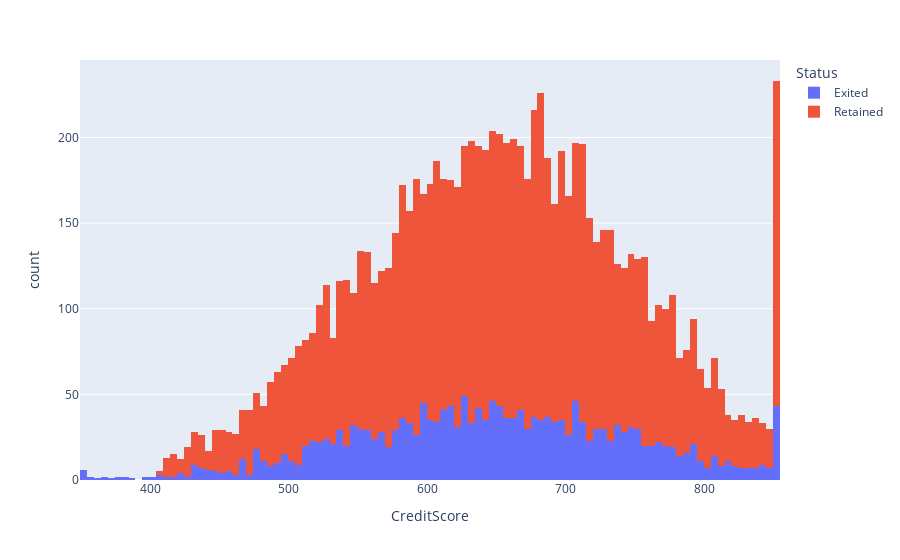

Notebook source saved alongside this figure:
### Markdown cell above
Примерно одна пятая клиентов ушла, что соответствует 20%-ному оттоку.

Давайте дальше начнем строить диаграммы распределения кредитных баллов клиентов.

### Code cell
px.histogram(df_churn, x='CreditScore', color='Status')

### Figure 1 — Plotly figure (JSON) as saved in the notebook; plotly's stock layout.template omitted (floating-point values rounded to 4 significant figures; data arrays with more than 128 entries replaced by an {"elided": "..."} marker saying what was removed)
{"data": [{"alignmentgroup": "True", "bingroup": "x", "hovertemplate": "Status=Exited<br>CreditScore=%{x}<br>count=%{y}<extra></extra>", "legendgroup": "Exited", "marker": {"color": "#636efa", "pattern": {"shape": ""}}, "name": "Exited", "offsetgroup": "Exited", "orientation": "v", "showlegend": true, "type": "histogram", "x": {"elided": "2037 int values"}, "xaxis": "x", "yaxis": "y"}, {"alignmentgroup": "True", "bingroup": "x", "hovertemplate": "Status=Retained<br>CreditScore=%{x}<br>count=%{y}<extra></extra>", "legendgroup": "Retained", "marker": {"color": "#EF553B", "pattern": {"shape": ""}}, "name": "Retained", "offsetgroup": "Retained", "orientation": "v", "showlegend": true, "type": "histogram", "x": {"elided": "7963 int values"}, "xaxis": "x", "yaxis": "y"}], "layout": {"barmode": "relative", "legend": {"title": {"text": "Status"}, "tracegroupgap": 0}, "margin": {"t": 60}, "xaxis": {"anchor": "y", "domain": [0, 1], "title": {"text": "CreditScore"}}, "yaxis": {"anchor": "x", "domain": [0, 1], "title": {"text": "count"}}}}
